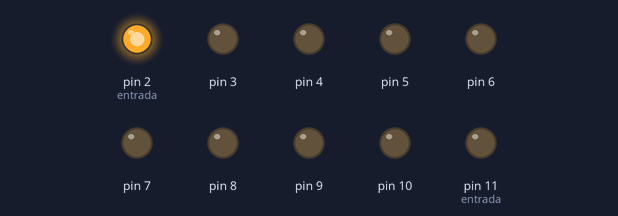
The sketch below on a simulated Arduino Uno, built with avr-gcc and run on an emulated ATmega328P. On the bench: output pins drawn as LEDs (lit = HIGH).

Above: at 0.2 s.
At 2.2 s:
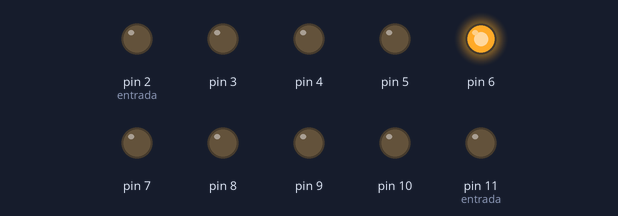
At 3.7 s:
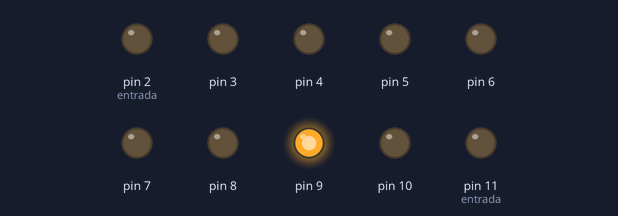
At 5.0 s:
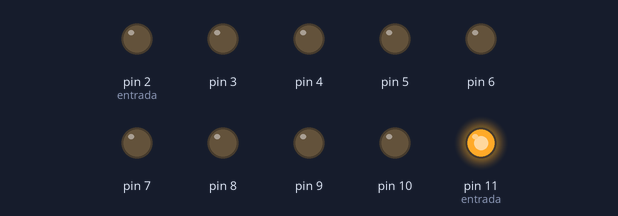
At 8.7 s:
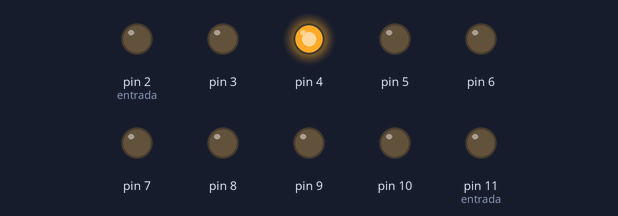
At 12.7 s:
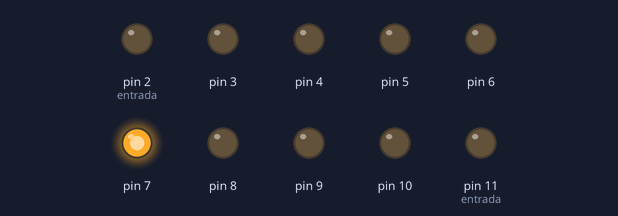
Timing chart, 0 to 13.0 s (numbered marks = the images above):
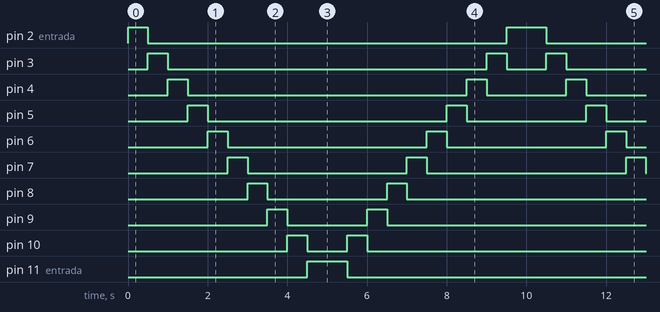

The sketch:

auto_fantastico.ino
```cpp
/*
 Fundacion Kinal
 Centro Educativo Tecnico Laboral KINAL
 Electronica
 Grado:5to A
 Nombre:Roberto Monterroso
 Carne :2019507
 */

int entrada=2;
#define i
void setup() {
for(entrada;entrada<=11;entrada++){
  {
    pinMode(entrada, OUTPUT);
  }
}
}
void loop() {
  entrada=2;
  for(i;entrada<=11;entrada++){
    digitalWrite(entrada, HIGH);
    delay(500);
    digitalWrite(entrada, LOW);
    }
   entrada=11;
  for(i;entrada>=2;entrada--){
    digitalWrite(entrada, HIGH);
    delay(500);
    digitalWrite(entrada, LOW);
}
}
```

Measured:
- by itself, pin 2 (entrada): repeats every 10.0 s: LOW 9.0 s, HIGH 1.0 s
- by itself, pin 3: repeats every 10.0 s: LOW 8.0 s, HIGH 0.50 s, LOW 1.0 s, HIGH 0.50 s
- by itself, pin 4: repeats every 10.0 s: LOW 7.0 s, HIGH 0.50 s, LOW 2.0 s, HIGH 0.50 s
- by itself, pin 5: repeats every 10.0 s: LOW 6.0 s, HIGH 0.50 s, LOW 3.0 s, HIGH 0.50 s
- by itself, pin 6: repeats every 10.0 s: LOW 5.0 s, HIGH 0.50 s, LOW 4.0 s, HIGH 0.50 s
- by itself, pin 7: repeats every 10.0 s: LOW 4.0 s, HIGH 0.50 s, LOW 5.0 s, HIGH 0.50 s
- by itself, pin 8: repeats every 10.0 s: LOW 3.0 s, HIGH 0.50 s, LOW 6.0 s, HIGH 0.50 s
- by itself, pin 9: repeats every 10.0 s: LOW 2.0 s, HIGH 0.50 s, LOW 7.0 s, HIGH 0.50 s
